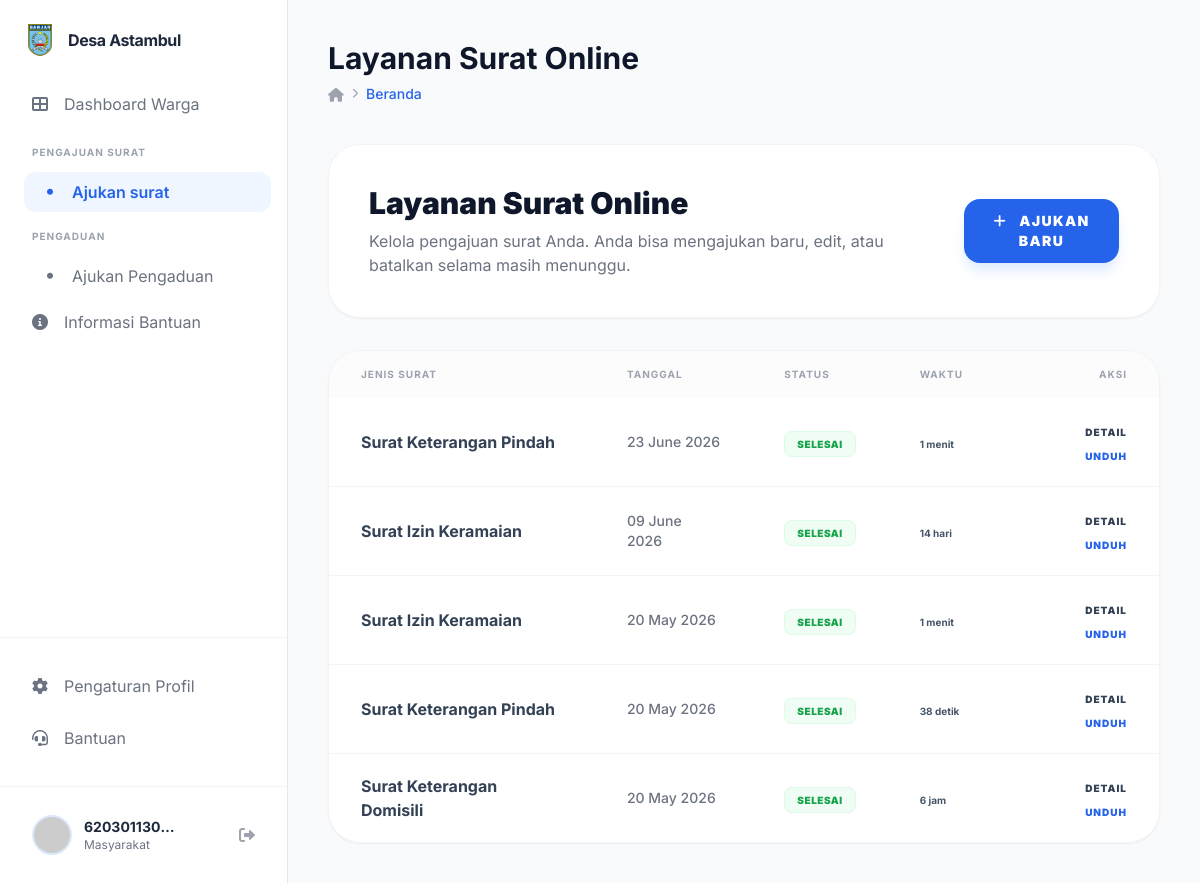
/public/layanan (signed in), run on the app's committed database.
### tables this page shows
CREATE TABLE `pengajuan_surat` (
  `id_pengajuan` int NOT NULL,
  `id_warga` int NOT NULL,
  `id_jenis_surat` int NOT NULL,
  `no_surat` varchar(30) DEFAULT NULL,
  `keperluan` text,
  `file_berkas` varchar(255) DEFAULT NULL,
  `nilai_prioritas` int DEFAULT '0',
  `status` enum('menunggu','diproses','selesai','ditolak') NOT NULL DEFAULT 'menunggu',
  `catatan_penolakan` text,
  `id_petugas_verif` int DEFAULT NULL,
  `id_kades_ttd` int DEFAULT NULL,
  `tanggal_pengajuan` datetime NOT NULL DEFAULT CURRENT_TIMESTAMP,
  `tanggal_verif` datetime DEFAULT NULL,
  `tanggal_selesai` datetime DEFAULT NULL,
  `created_at` datetime NOT NULL DEFAULT CURRENT_TIMESTAMP,
  `updated_at` datetime NOT NULL DEFAULT CURRENT_TIMESTAMP ON UPDATE CURRENT_TIMESTAMP,
  `qr_token` varchar(100) DEFAULT NULL,
  `qr_url` varchar(255) DEFAULT NULL,
  `is_verified` tinyint(1) DEFAULT '0',
  `prioritas` int DEFAULT '0',
  `waktu_proses` datetime DEFAULT NULL
);

CREATE TABLE `jenis_surat` (
  `id_jenis_surat` int NOT NULL,
  `kode_surat` varchar(10) DEFAULT NULL,
  `nama_surat` varchar(100) DEFAULT NULL,
  `template_file` varchar(255) DEFAULT NULL,
  `prioritas` int DEFAULT NULL,
  `keterangan` text,
  `created_at` datetime DEFAULT CURRENT_TIMESTAMP,
  `updated_at` datetime DEFAULT CURRENT_TIMESTAMP ON UPDATE CURRENT_TIMESTAMP
);

### app/core/Controller.php (called while the page is built, shortened)
<?php
class Controller {
    public function view($view, $data = []) {
        require_once '../app/views/' . $view . '.php';
    }
    public function model($model) {
        return new $model;
    }
}

### app/controllers/Layanan.php (called while the page is built, shortened)
<?php
class Layanan extends Controller {
    public function index() {
        $data['judul'] = 'Layanan Surat Online';
        $wargaModel = $this->model('WargaModel');
        $data['warga'] = $wargaModel->getWargaByNik($_SESSION['user']['nik']);
        $suratModel = $this->model('SuratModel');
        $data['jenis_surat'] = $suratModel->getJenisSurat();
        $data['pengajuan'] = $suratModel->getPengajuanByWarga($data['warga']['id_warga']);
        $this->view('layanan/index', $data);
    }
}

### app/core/App.php (called while the page is built, shortened)
<?php
class App {
    protected $method = 'index';
    protected $params = [];
    public function __construct() {
        $this->controller = new $this->controller;
        call_user_func_array([$this->controller, $this->method], $this->params);
    }
}

### public/index.php (called while the page is built, shortened)
<?php
$app = new App;

### app/core/Database.php (called while the page is built, shortened)
<?php
class Database {
    private $host = DB_HOST;
    private $user = DB_USER;
    private $pass = DB_PASS;
    private $dbname = DB_NAME;
    private $dbh;
    private $stmt;
    public function __construct() {
        $dsn = 'mysql:host=' . $this->host . ';dbname=' . $this->dbname;
        $options = [
            PDO::ATTR_PERSISTENT => true,
            PDO::ATTR_ERRMODE => PDO::ERRMODE_EXCEPTION
        ];
        try {
            $this->dbh = new PDO($dsn, $this->user, $this->pass, $options);
        } catch (PDOException $e) {
            die($e->getMessage());
        }
    }
    public function query($sql) {
        $this->stmt = $this->dbh->prepare($sql);
    }
    public function bind($param, $value, $type = null) {
        if (is_null($type)) {
            switch (true) {
                case is_int($value):
                    $type = PDO::PARAM_INT;
                    break;
                default:
                    $type = PDO::PARAM_STR;
            }
        }
        $this->stmt->bindValue($param, $value, $type);
    }
    public function execute() {
        return $this->stmt->execute();
    }
    public function resultSet() {
        $this->execute();
        return $this->stmt->fetchAll(PDO::FETCH_ASSOC);
    }
    public function single() {
        $this->execute();
        return $this->stmt->fetch(PDO::FETCH_ASSOC);
    }
}

### app/models/SuratModel.php (called while the page is built, shortened)
<?php
class SuratModel {
    private $db;
    public function __construct() {
        $this->db = new Database;
    }
    public function getJenisSurat() {
        $this->db->query('SELECT * FROM jenis_surat ORDER BY nama_surat ASC');
        return $this->db->resultSet();
    }
    public function getPengajuanByWarga($id_warga) {
        $this->db->query('SELECT p.*, j.nama_surat FROM pengajuan_surat p JOIN jenis_surat j ON p.id_jenis_surat = j.id_jenis_surat WHERE p.id_warga = :id_warga ORDER BY p.created_at DESC');
        $this->db->bind('id_warga', $id_warga);
        return $this->db->resultSet();
    }
}

### app/models/WargaModel.php (called while the page is built, shortened)
<?php
class WargaModel {
    private $table = 'warga';
    private $db;
    public function __construct() {
        $this->db = new Database;
    }
    public function getWargaByNik($nik) {
        $this->db->query('SELECT * FROM ' . $this->table . ' WHERE nik=:nik');
        $this->db->bind('nik', $nik);
        return $this->db->single();
    }
}

### app/views/layanan/index.php (the view, shortened to what this page needs)
<div class="space-y-8">
    <div class="bg-white p-10 rounded-[32px] shadow-sm border border-gray-100 flex flex-col md:flex-row justify-between items-start md:items-center gap-6">
        <div>
            <h2 class="text-3xl font-black text-slate-900 mb-2">Layanan Surat Online</h2>
            <p class="text-gray-500">Kelola pengajuan surat Anda. Anda bisa mengajukan baru, edit, atau batalkan selama masih menunggu.</p>
        </div>
        <button type="button" id="btnAjukanSurat" class="bg-blue-600 text-white px-6 py-3 rounded-2xl font-black text-sm hover:bg-blue-700 transition shadow-lg shadow-blue-100 uppercase tracking-widest">
            <i class="fas fa-plus mr-2"></i> Ajukan Baru
        </button>
    </div>
    <div class="bg-white rounded-[32px] shadow-sm border border-gray-100 overflow-hidden">
        <div class="overflow-x-auto">
            <table class="w-full text-left border-collapse">
                <thead class="bg-gray-50/50">
                    <tr>
                        <th class="px-8 py-4 text-[10px] font-bold text-gray-400 uppercase tracking-widest">Jenis Surat</th>
                        <th class="px-8 py-4 text-[10px] font-bold text-gray-400 uppercase tracking-widest">Tanggal</th>
                        <th class="px-8 py-4 text-[10px] font-bold text-gray-400 uppercase tracking-widest">Status</th>
                        <th class="px-8 py-4 text-[10px] font-bold text-gray-400 uppercase tracking-widest">Waktu</th>
                        <th class="px-8 py-4 text-[10px] font-bold text-gray-400 uppercase tracking-widest text-right">Aksi</th>
                    </tr>
                </thead>
                <tbody class="divide-y divide-gray-100">
                    <?php if(empty($data['pengajuan'])): ?>
                        <tr>
                            <td colspan="5" class="px-8 py-12 text-center text-gray-500 italic">Belum ada pengajuan surat yang tercatat.</td>
                        </tr>
                    <?php else: ?>
                        <?php foreach($data['pengajuan'] as $p): ?>
                            <tr class="hover:bg-gray-50/50 transition">
                                <td class="px-8 py-5 font-bold text-slate-700"><?= htmlspecialchars($p['nama_surat']); ?></td>
                                <td class="px-8 py-5 text-sm text-gray-500 font-medium"><?= $p['tanggal_pengajuan'] ? date('d F Y', strtotime($p['tanggal_pengajuan'])) : '-'; ?></td>
                                <td class="px-8 py-5">
                                    <?php
                                        $statusStyles = [
                                            'menunggu' => 'bg-blue-50 text-blue-600 border-blue-100',
                                            'diproses' => 'bg-amber-50 text-amber-600 border-amber-100',
                                            'selesai' => 'bg-green-50 text-green-600 border-green-100',
                                            'ditolak' => 'bg-rose-50 text-rose-600 border-rose-100'
                                        ];
                                        $style = $statusStyles[$p['status']] ?? 'bg-gray-50 text-gray-600 border-gray-100';
                                    ?>
                                    <span class="px-3 py-1.5 text-[10px] font-black rounded-lg border uppercase tracking-wider <?= $style; ?>">
                                        <?= htmlspecialchars($p['status']); ?>
                                    </span>
                                </td>
                                <td class="px-8 py-5">
                                    <span class="text-[10px] font-bold text-slate-600 elapsed-time" data-start-time="<?= htmlspecialchars($p['tanggal_pengajuan']); ?>" data-status="<?= htmlspecialchars($p['status']); ?>" data-end-time="<?= htmlspecialchars($p['tanggal_selesai'] ?? ''); ?>">
                                    </span>
                                </td>
                                <td class="px-8 py-5 text-right space-x-3">
                                    <button
                                        type="button"
                                        class="text-slate-700 hover:text-slate-900 font-black text-[10px] uppercase tracking-widest"
                                        data-action="detail-surat"
                                        data-id="<?= (int)$p['id_pengajuan']; ?>"
                                        data-jenis="<?= htmlspecialchars($p['nama_surat'], ENT_QUOTES); ?>"
                                        data-urgensi="<?= (int)$p['nilai_prioritas']; ?>"
                                        data-keperluan="<?= htmlspecialchars($p['keperluan'] ?? '', ENT_QUOTES); ?>"
                                        data-status="<?= htmlspecialchars($p['status'], ENT_QUOTES); ?>"
                                        data-tanggal="<?= htmlspecialchars($p['tanggal_pengajuan'] ?? '-', ENT_QUOTES); ?>"
                                        data-nosurat="<?= htmlspecialchars($p['no_surat'] ?? '-', ENT_QUOTES); ?>"
                                        data-catatan="<?= htmlspecialchars($p['catatan_penolakan'] ?? '-', ENT_QUOTES); ?>"
                                        data-berkas="<?= htmlspecialchars($p['file_berkas'] ?? '', ENT_QUOTES); ?>"
                                    >Detail</button>
                                    <?php if($p['status'] == 'menunggu'): ?>
                                        <button
                                            type="button"
                                            class="text-blue-600 hover:text-blue-800 font-black text-[10px] uppercase tracking-widest"
                                            data-action="edit-surat"
                                            data-id="<?= (int)$p['id_pengajuan']; ?>"
                                            data-idjenis="<?= (int)$p['id_jenis_surat']; ?>"
                                            data-urgensi="<?= (int)$p['nilai_prioritas']; ?>"
                                            data-keperluan="<?= htmlspecialchars($p['keperluan'] ?? '', ENT_QUOTES); ?>"
                                            data-berkas="<?= htmlspecialchars($p['file_berkas'] ?? '', ENT_QUOTES); ?>"
                                        >Edit</button>
                                        <button
                                            type="button"
                                            class="text-rose-500 hover:text-rose-700 font-black text-[10px] uppercase tracking-widest"
                                            data-action="hapus-surat"
                                            data-href="<?= BASEURL; ?>/layanan/hapus_pengajuan/<?= (int)$p['id_pengajuan']; ?>"
                                        >Hapus</button>
                                    <?php elseif($p['status'] == 'selesai'): ?>
                                        <a href="<?= BASEURL; ?>/layanan/unduh/<?= $p['id_pengajuan']; ?>" target="_blank" class="text-blue-600 hover:text-blue-800 font-black text-[10px] uppercase tracking-widest">Unduh</a>
                                    <?php else: ?>
                                        <span class="text-gray-300 font-black text-[10px] uppercase tracking-widest">No Action</span>
                                    <?php endif; ?>
                                </td>
                            </tr>
                        <?php endforeach; ?>
                    <?php endif; ?>
                </tbody>
            </table>
        </div>
    </div>
</div>

### app/views/templates/header.php (style rules this page uses)
body { font-family: 'Inter', sans-serif; }

### data on the page
pengajuan_surat: id_jenis_surat.nama_surat "Surat Keterangan Pindah", tanggal_pengajuan "23 June 2026", status "SELESAI"
pengajuan_surat: id_jenis_surat.nama_surat "Surat Izin Keramaian", tanggal_pengajuan "09 June 2026", status "SELESAI"
pengajuan_surat: id_jenis_surat.nama_surat "Surat Izin Keramaian", tanggal_pengajuan "20 May 2026", status "SELESAI"
pengajuan_surat: id_jenis_surat.nama_surat "Surat Keterangan Pindah", tanggal_pengajuan "20 May 2026", status "SELESAI"
pengajuan_surat: id_jenis_surat.nama_surat "Surat Keterangan Domisili", tanggal_pengajuan "20 May 2026", status "SELESAI"

### other printed values
$_SESSION['user']['nik'] "620301130…"
$level "Masyarakat"
$data['judul'] "Layanan Surat Online"
